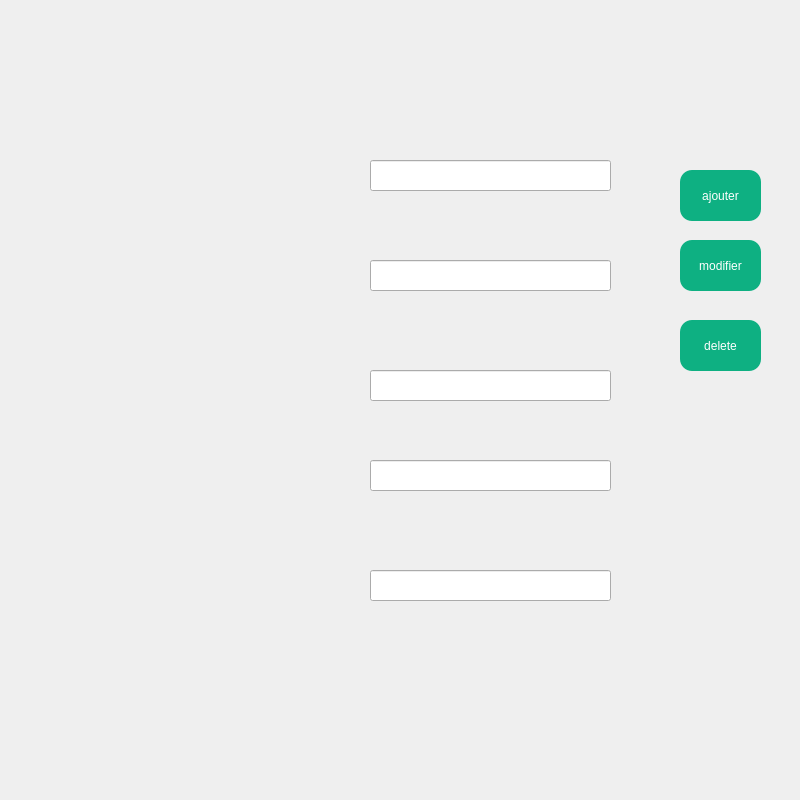
<?xml version="1.0" encoding="UTF-8"?>
<ui version="4.0">
 <class>AddCB</class>
 <widget class="QDialog" name="AddCB">
  <property name="geometry">
   <rect>
    <x>0</x>
    <y>0</y>
    <width>800</width>
    <height>800</height>
   </rect>
  </property>
  <property name="windowTitle">
   <string>Dialog</string>
  </property>
  <widget class="QLineEdit" name="lineEdit">
   <property name="geometry">
    <rect>
     <x>370</x>
     <y>160</y>
     <width>241</width>
     <height>31</height>
    </rect>
   </property>
   <property name="text">
    <string/>
   </property>
  </widget>
  <widget class="QLabel" name="label">
   <property name="geometry">
    <rect>
     <x>0</x>
     <y>0</y>
     <width>800</width>
     <height>800</height>
    </rect>
   </property>
   <property name="text">
    <string/>
   </property>
   <property name="pixmap">
    <pixmap>../../Desktop/editclient.png</pixmap>
   </property>
  </widget>
  <widget class="QLineEdit" name="lineEdit_2">
   <property name="geometry">
    <rect>
     <x>370</x>
     <y>260</y>
     <width>241</width>
     <height>31</height>
    </rect>
   </property>
   <property name="text">
    <string/>
   </property>
  </widget>
  <widget class="QLineEdit" name="lineEdit_3">
   <property name="geometry">
    <rect>
     <x>370</x>
     <y>370</y>
     <width>241</width>
     <height>31</height>
    </rect>
   </property>
   <property name="text">
    <string/>
   </property>
  </widget>
  <widget class="QLineEdit" name="lineEdit_4">
   <property name="geometry">
    <rect>
     <x>370</x>
     <y>460</y>
     <width>241</width>
     <height>31</height>
    </rect>
   </property>
   <property name="text">
    <string/>
   </property>
  </widget>
  <widget class="QLineEdit" name="lineEdit_5">
   <property name="geometry">
    <rect>
     <x>370</x>
     <y>570</y>
     <width>241</width>
     <height>31</height>
    </rect>
   </property>
   <property name="text">
    <string/>
   </property>
  </widget>
  <widget class="QPushButton" name="pushButton">
   <property name="geometry">
    <rect>
     <x>380</x>
     <y>670</y>
     <width>71</width>
     <height>71</height>
    </rect>
   </property>
   <property name="text">
    <string/>
   </property>
   <property name="flat">
    <bool>true</bool>
   </property>
  </widget>
  <widget class="QPushButton" name="pushButton_2">
   <property name="geometry">
    <rect>
     <x>680</x>
     <y>170</y>
     <width>81</width>
     <height>51</height>
    </rect>
   </property>
   <property name="styleSheet">
    <string notr="true">QPushButton
{
  background: #0eb082;
      color: white;
               background-image:-moz-linear-gradient(top, #ff3443, #ad232e);
               background-image:-o-linear-gradient(top, #ff3443, #ad232e);
               background-image:-webkit-gradient(linear, center top, center bottom,
                    from(#ff3443), to(#ad232e));
               background-image:linear-gradient(top, #ff3443, #ad232e);
               width:90px;
border-radius: 12px;
}
QPushButton:hover {
    background-color: rgb(0,171, 159);
}</string>
   </property>
   <property name="text">
    <string>ajouter</string>
   </property>
  </widget>
  <widget class="QPushButton" name="pushButton_3">
   <property name="geometry">
    <rect>
     <x>680</x>
     <y>240</y>
     <width>81</width>
     <height>51</height>
    </rect>
   </property>
   <property name="styleSheet">
    <string notr="true">QPushButton
{
  background: #0eb082;
      color: white;
               background-image:-moz-linear-gradient(top, #ff3443, #ad232e);
               background-image:-o-linear-gradient(top, #ff3443, #ad232e);
               background-image:-webkit-gradient(linear, center top, center bottom,
                    from(#ff3443), to(#ad232e));
               background-image:linear-gradient(top, #ff3443, #ad232e);
               width:90px;
border-radius: 12px;
}
QPushButton:hover {
    background-color: rgb(0,171, 159);
}</string>
   </property>
   <property name="text">
    <string>modifier</string>
   </property>
  </widget>
  <widget class="QPushButton" name="pushButton_4">
   <property name="geometry">
    <rect>
     <x>680</x>
     <y>320</y>
     <width>81</width>
     <height>51</height>
    </rect>
   </property>
   <property name="styleSheet">
    <string notr="true">QPushButton
{
  background: #0eb082;
      color: white;
               background-image:-moz-linear-gradient(top, #ff3443, #ad232e);
               background-image:-o-linear-gradient(top, #ff3443, #ad232e);
               background-image:-webkit-gradient(linear, center top, center bottom,
                    from(#ff3443), to(#ad232e));
               background-image:linear-gradient(top, #ff3443, #ad232e);
               width:90px;
border-radius: 12px;
}
QPushButton:hover {
    background-color: rgb(0,171, 159);
}</string>
   </property>
   <property name="text">
    <string>delete</string>
   </property>
  </widget>
  <zorder>label</zorder>
  <zorder>lineEdit</zorder>
  <zorder>lineEdit_2</zorder>
  <zorder>lineEdit_3</zorder>
  <zorder>lineEdit_4</zorder>
  <zorder>lineEdit_5</zorder>
  <zorder>pushButton</zorder>
  <zorder>pushButton_2</zorder>
  <zorder>pushButton_3</zorder>
  <zorder>pushButton_4</zorder>
 </widget>
 <resources/>
 <connections/>
</ui>
